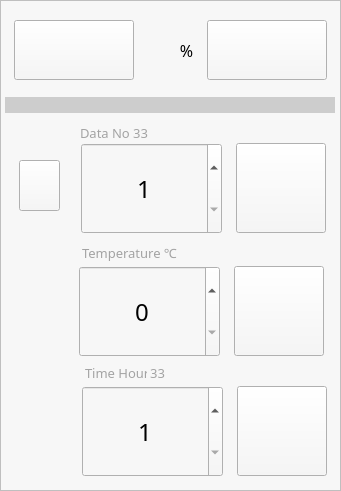
  <widget class="QFrame" name="frame_2">
   <property name="geometry">
    <rect>
     <x>0</x>
     <y>100</y>
     <width>341</width>
     <height>491</height>
    </rect>
   </property>
   <property name="styleSheet">
    <string notr="true">background-color: #f7f7f7;</string>
   </property>
   <property name="frameShape">
    <enum>QFrame::StyledPanel</enum>
   </property>
   <property name="frameShadow">
    <enum>QFrame::Raised</enum>
   </property>
   <widget class="QProgressBar" name="Progressbar_1">
    <property name="geometry">
     <rect>
      <x>5</x>
      <y>97</y>
      <width>330</width>
      <height>16</height>
     </rect>
    </property>
    <property name="styleSheet">
     <string notr="true">QProgressBar {
    background-color: #cdcdcd;
    border-radius: 10px;
    text-align: Center;
	font: 75 15pt &quot;Arial&quot;;
}

QProgressBar::chunk {
    background-color: #81d0bc;
    border-radius: 10px;
    width: 10px;
}
</string>
    </property>
    <property name="value">
     <number>0</number>
    </property>
    <property name="textVisible">
     <bool>false</bool>
    </property>
    <property name="orientation">
     <enum>Qt::Horizontal</enum>
    </property>
   </widget>
   <widget class="QLabel" name="Fin_Vial1">
    <property name="geometry">
     <rect>
      <x>250</x>
      <y>27</y>
      <width>51</width>
      <height>31</height>
     </rect>
    </property>
    <property name="styleSheet">
     <string notr="true"/>
    </property>
    <property name="text">
     <string/>
    </property>
   </widget>
   <widget class="QLabel" name="Fin_Vial2">
    <property name="geometry">
     <rect>
      <x>407</x>
      <y>27</y>
      <width>51</width>
      <height>31</height>
     </rect>
    </property>
    <property name="styleSheet">
     <string notr="true"/>
    </property>
    <property name="text">
     <string/>
    </property>
   </widget>
   <widget class="QPushButton" name="Button_Dataset">
    <property name="geometry">
     <rect>
      <x>236</x>
      <y>143</y>
      <width>90</width>
      <height>90</height>
     </rect>
    </property>
    <property name="styleSheet">
     <string notr="true">QPushButton {
	border-image: url(:/Icon/enter.png);
}

QPushButton:pressed {
	border-image: url(:/Icon/enter_pressed.png);
}</string>
    </property>
    <property name="text">
     <string/>
    </property>
   </widget>
   <widget class="QPushButton" name="Button_Tempset">
    <property name="geometry">
     <rect>
      <x>234</x>
      <y>266</y>
      <width>90</width>
      <height>90</height>
     </rect>
    </property>
    <property name="styleSheet">
     <string notr="true">QPushButton {
	border-image: url(:/Icon/enter.png);
}

QPushButton:pressed {
	border-image: url(:/Icon/enter_pressed.png);
}</string>
    </property>
    <property name="text">
     <string/>
    </property>
   </widget>
   <widget class="QPushButton" name="Button_Monitoring_Start">
    <property name="geometry">
     <rect>
      <x>14</x>
      <y>20</y>
      <width>120</width>
      <height>60</height>
     </rect>
    </property>
    <property name="styleSheet">
     <string notr="true">QPushButton {
	border-image: url(:/Icon/start.png);
}

QPushButton:pressed {
	border-image: url(:/Icon/start_pressed.png);
}</string>
    </property>
    <property name="text">
     <string/>
    </property>
   </widget>
   <widget class="QLabel" name="label_2">
    <property name="geometry">
     <rect>
      <x>10</x>
      <y>284</y>
      <width>60</width>
      <height>60</height>
     </rect>
    </property>
    <property name="styleSheet">
     <string notr="true">image: url(:/Icon/temperature1.png);</string>
    </property>
    <property name="text">
     <string/>
    </property>
   </widget>
   <widget class="QLabel" name="Label_temp3_4">
    <property name="geometry">
     <rect>
      <x>80</x>
      <y>123</y>
      <width>81</width>
      <height>20</height>
     </rect>
    </property>
    <property name="font">
     <font>
      <family>Nanum square</family>
      <pointsize>10</pointsize>
      <weight>9</weight>
      <italic>false</italic>
      <bold>false</bold>
     </font>
    </property>
    <property name="styleSheet">
     <string notr="true">font: 75 10pt &quot;Nanum square&quot;;
color: #a3a3a3;</string>
    </property>
    <property name="text">
     <string>Data No.</string>
    </property>
    <property name="alignment">
     <set>Qt::AlignLeading|Qt::AlignLeft|Qt::AlignVCenter</set>
    </property>
   </widget>
   <widget class="QLabel" name="Label_temp3_5">
    <property name="geometry">
     <rect>
      <x>82</x>
      <y>243</y>
      <width>101</width>
      <height>20</height>
     </rect>
    </property>
    <property name="font">
     <font>
      <family>Nanum square</family>
      <pointsize>10</pointsize>
      <weight>9</weight>
      <italic>false</italic>
      <bold>false</bold>
     </font>
    </property>
    <property name="styleSheet">
     <string notr="true">font: 75 10pt &quot;Nanum square&quot;;
color: #a3a3a3;</string>
    </property>
    <property name="text">
     <string>Temperature ℃</string>
    </property>
    <property name="alignment">
     <set>Qt::AlignLeading|Qt::AlignLeft|Qt::AlignVCenter</set>
    </property>
   </widget>
   <widget class="QSpinBox" name="Spinbox_Case">
    <property name="geometry">
     <rect>
      <x>81</x>
      <y>143</y>
      <width>141</width>
      <height>91</height>
     </rect>
    </property>
    <property name="font">
     <font>
      <family>Nanum square</family>
      <pointsize>18</pointsize>
      <weight>9</weight>
      <italic>false</italic>
      <bold>false</bold>
     </font>
    </property>
    <property name="styleSheet">
     <string notr="true">QSpinBox {
    border-image: url(:/Icon/mea_sel_off_box.png) 4;
    border-width: 2;
    font: 75 18pt &quot;Nanum square&quot;;
}


QSpinBox::up-button {
    subcontrol-origin: border;
    subcontrol-position: top right; /* position at the top right corner */

    width: 50px; /* 16 + 2*1px border-width = 15px padding + 3px parent border */
    border-image: url(:/Icon/qspin_up.png) ;
}

QSpinBox::up-button:pressed {
    border-image: url(:/Icon/qspin_up_pressed.png) ;
}

QSpinBox::down-button {
    subcontrol-origin: border;
    subcontrol-position: bottom right; /* position at bottom right corner */
    width: 50px; /* 16 + 2*1px border-width = 15px padding + 3px parent border */
    border-image: url(:/Icon/qspin_down.png);

}

QSpinBox::down-button:pressed {
    border-image: url(:/Icon/qspin_down_pressed.png) ;
}
</string>
    </property>
    <property name="alignment">
     <set>Qt::AlignCenter</set>
    </property>
    <property name="minimum">
     <number>1</number>
    </property>
   </widget>
   <widget class="QSpinBox" name="Spinbox_Temp">
    <property name="geometry">
     <rect>
      <x>79</x>
      <y>266</y>
      <width>141</width>
      <height>91</height>
     </rect>
    </property>
    <property name="font">
     <font>
      <family>Nanum square</family>
      <pointsize>18</pointsize>
      <weight>9</weight>
      <italic>false</italic>
      <bold>false</bold>
     </font>
    </property>
    <property name="styleSheet">
     <string notr="true">QSpinBox {
    border-image: url(:/Icon/mea_sel_off_box.png) 4;
    border-width: 2;
    font: 75 18pt &quot;Nanum square&quot;;
}


QSpinBox::up-button {
    subcontrol-origin: border;
    subcontrol-position: top right; /* position at the top right corner */

    width: 50px; /* 16 + 2*1px border-width = 15px padding + 3px parent border */
    border-image: url(:/Icon/qspin_up.png) ;
}

QSpinBox::up-button:pressed {
    border-image: url(:/Icon/qspin_up_pressed.png) ;
}

QSpinBox::down-button {
    subcontrol-origin: border;
    subcontrol-position: bottom right; /* position at bottom right corner */
    width: 50px; /* 16 + 2*1px border-width = 15px padding + 3px parent border */
    border-image: url(:/Icon/qspin_down.png);

}

QSpinBox::down-button:pressed {
    border-image: url(:/Icon/qspin_down_pressed.png) ;
}
</string>
    </property>
    <property name="alignment">
     <set>Qt::AlignCenter</set>
    </property>
   </widget>
   <widget class="QLabel" name="Information_1">
    <property name="geometry">
     <rect>
      <x>143</x>
      <y>30</y>
      <width>35</width>
      <height>40</height>
     </rect>
    </property>
    <property name="font">
     <font>
      <family>NanumSquare</family>
      <pointsize>12</pointsize>
     </font>
    </property>
    <property name="text">
     <string/>
    </property>
    <property name="alignment">
     <set>Qt::AlignCenter</set>
    </property>
   </widget>
   <widget class="QPushButton" name="Button_Monitoring_Stop">
    <property name="geometry">
     <rect>
      <x>207</x>
      <y>20</y>
      <width>120</width>
      <height>60</height>
     </rect>
    </property>
    <property name="styleSheet">
     <string notr="true">QPushButton {
	border-image: url(:/Icon/stop.png);
}

QPushButton:pressed {
	border-image: url(:/Icon/stop_pressed.png);
}</string>
    </property>
    <property name="text">
     <string/>
    </property>
   </widget>
   <widget class="QSpinBox" name="Spinbox_Time">
    <property name="geometry">
     <rect>
      <x>82</x>
      <y>386</y>
      <width>141</width>
      <height>91</height>
     </rect>
    </property>
    <property name="font">
     <font>
      <family>Nanum square</family>
      <pointsize>18</pointsize>
      <weight>9</weight>
      <italic>false</italic>
      <bold>false</bold>
     </font>
    </property>
    <property name="styleSheet">
     <string notr="true">QSpinBox {
    border-image: url(:/Icon/mea_sel_off_box.png) 4;
    border-width: 2;
    font: 75 18pt &quot;Nanum square&quot;;
}


QSpinBox::up-button {
    subcontrol-origin: border;
    subcontrol-position: top right; /* position at the top right corner */

    width: 50px; /* 16 + 2*1px border-width = 15px padding + 3px parent border */
    border-image: url(:/Icon/qspin_up.png) ;
}

QSpinBox::up-button:pressed {
    border-image: url(:/Icon/qspin_up_pressed.png) ;
}

QSpinBox::down-button {
    subcontrol-origin: border;
    subcontrol-position: bottom right; /* position at bottom right corner */
    width: 50px; /* 16 + 2*1px border-width = 15px padding + 3px parent border */
    border-image: url(:/Icon/qspin_down.png);

}

QSpinBox::down-button:pressed {
    border-image: url(:/Icon/qspin_down_pressed.png) ;
}
</string>
    </property>
    <property name="alignment">
     <set>Qt::AlignCenter</set>
    </property>
    <property name="minimum">
     <number>1</number>
    </property>
   </widget>
   <widget class="QLabel" name="label_8">
    <property name="geometry">
     <rect>
      <x>10</x>
      <y>398</y>
      <width>60</width>
      <height>60</height>
     </rect>
    </property>
    <property name="styleSheet">
     <string notr="true">image: url(:/Icon/set_ic_time.png);</string>
    </property>
    <property name="text">
     <string/>
    </property>
   </widget>
   <widget class="QLabel" name="Label_temp3_8">
    <property name="geometry">
     <rect>
      <x>85</x>
      <y>363</y>
      <width>71</width>
      <height>20</height>
     </rect>
    </property>
    <property name="font">
     <font>
      <family>Nanum square</family>
      <pointsize>10</pointsize>
      <weight>9</weight>
      <italic>false</italic>
      <bold>false</bold>
     </font>
    </property>
    <property name="styleSheet">
     <string notr="true">font: 75 10pt &quot;Nanum square&quot;;
color: #a3a3a3;</string>
    </property>
    <property name="text">
     <string>Time Hour</string>
    </property>
    <property name="alignment">
     <set>Qt::AlignLeading|Qt::AlignLeft|Qt::AlignVCenter</set>
    </property>
   </widget>
   <widget class="QPushButton" name="Button_Timeset">
    <property name="geometry">
     <rect>
      <x>237</x>
      <y>386</y>
      <width>90</width>
      <height>90</height>
     </rect>
    </property>
    <property name="styleSheet">
     <string notr="true">QPushButton {
	border-image: url(:/Icon/enter.png);
}

QPushButton:pressed {
	border-image: url(:/Icon/enter_pressed.png);
}</string>
    </property>
    <property name="text">
     <string/>
    </property>
   </widget>
   <widget class="QLabel" name="label_5">
    <property name="geometry">
     <rect>
      <x>176</x>
      <y>40</y>
      <width>21</width>
      <height>20</height>
     </rect>
    </property>
    <property name="font">
     <font>
      <family>NanumSquare</family>
      <pointsize>12</pointsize>
     </font>
    </property>
    <property name="text">
     <string>%</string>
    </property>
    <property name="alignment">
     <set>Qt::AlignCenter</set>
    </property>
   </widget>
   <widget class="QLabel" name="Label_data">
    <property name="geometry">
     <rect>
      <x>130</x>
      <y>123</y>
      <width>21</width>
      <height>20</height>
     </rect>
    </property>
    <property name="font">
     <font>
      <family>Nanum square</family>
      <pointsize>10</pointsize>
      <weight>9</weight>
      <italic>false</italic>
      <bold>false</bold>
     </font>
    </property>
    <property name="styleSheet">
     <string notr="true">font: 75 10pt &quot;Nanum square&quot;;
color: #a3a3a3;</string>
    </property>
    <property name="text">
     <string>33</string>
    </property>
    <property name="alignment">
     <set>Qt::AlignCenter</set>
    </property>
   </widget>
   <widget class="QLabel" name="Label_timeset">
    <property name="geometry">
     <rect>
      <x>147</x>
      <y>363</y>
      <width>21</width>
      <height>20</height>
     </rect>
    </property>
    <property name="font">
     <font>
      <family>Nanum square</family>
      <pointsize>10</pointsize>
      <weight>9</weight>
      <italic>false</italic>
      <bold>false</bold>
     </font>
    </property>
    <property name="styleSheet">
     <string notr="true">font: 75 10pt &quot;Nanum square&quot;;
color: #a3a3a3;</string>
    </property>
    <property name="text">
     <string>33</string>
    </property>
    <property name="alignment">
     <set>Qt::AlignCenter</set>
    </property>
   </widget>
   <widget class="QPushButton" name="Button_Datanum">
    <property name="geometry">
     <rect>
      <x>19</x>
      <y>160</y>
      <width>41</width>
      <height>51</height>
     </rect>
    </property>
    <property name="styleSheet">
     <string notr="true">QPushButton {
	border-image: url(:/Icon/case.png);
}

QPushButton:pressed {
	border-image: url(:/Icon/case_pressed.png);
}</string>
    </property>
    <property name="text">
     <string/>
    </property>
   </widget>
   <zorder>Progressbar_1</zorder>
   <zorder>Fin_Vial1</zorder>
   <zorder>Fin_Vial2</zorder>
   <zorder>Button_Dataset</zorder>
   <zorder>Button_Tempset</zorder>
   <zorder>Button_Monitoring_Start</zorder>
   <zorder>label_2</zorder>
   <zorder>Label_temp3_4</zorder>
   <zorder>Label_temp3_5</zorder>
   <zorder>Spinbox_Case</zorder>
   <zorder>Spinbox_Temp</zorder>
   <zorder>Button_Monitoring_Stop</zorder>
   <zorder>Spinbox_Time</zorder>
   <zorder>label_8</zorder>
   <zorder>Label_temp3_8</zorder>
   <zorder>Button_Timeset</zorder>
   <zorder>label_5</zorder>
   <zorder>Information_1</zorder>
   <zorder>Label_data</zorder>
   <zorder>Label_timeset</zorder>
   <zorder>Button_Datanum</zorder>
  </widget>
